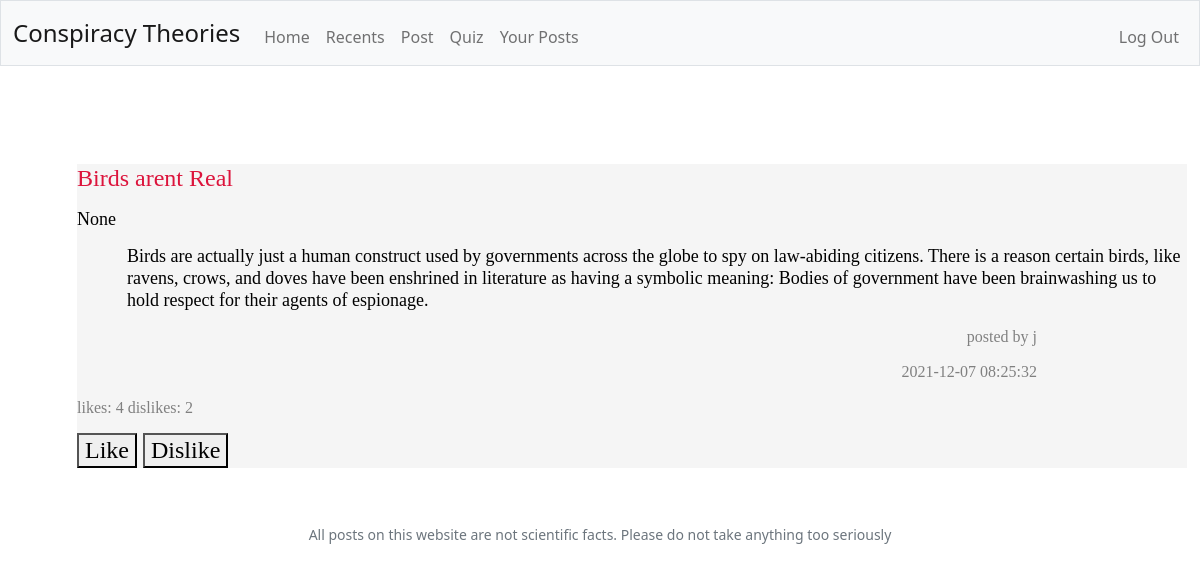
The app's page /recents (signed in), older data.
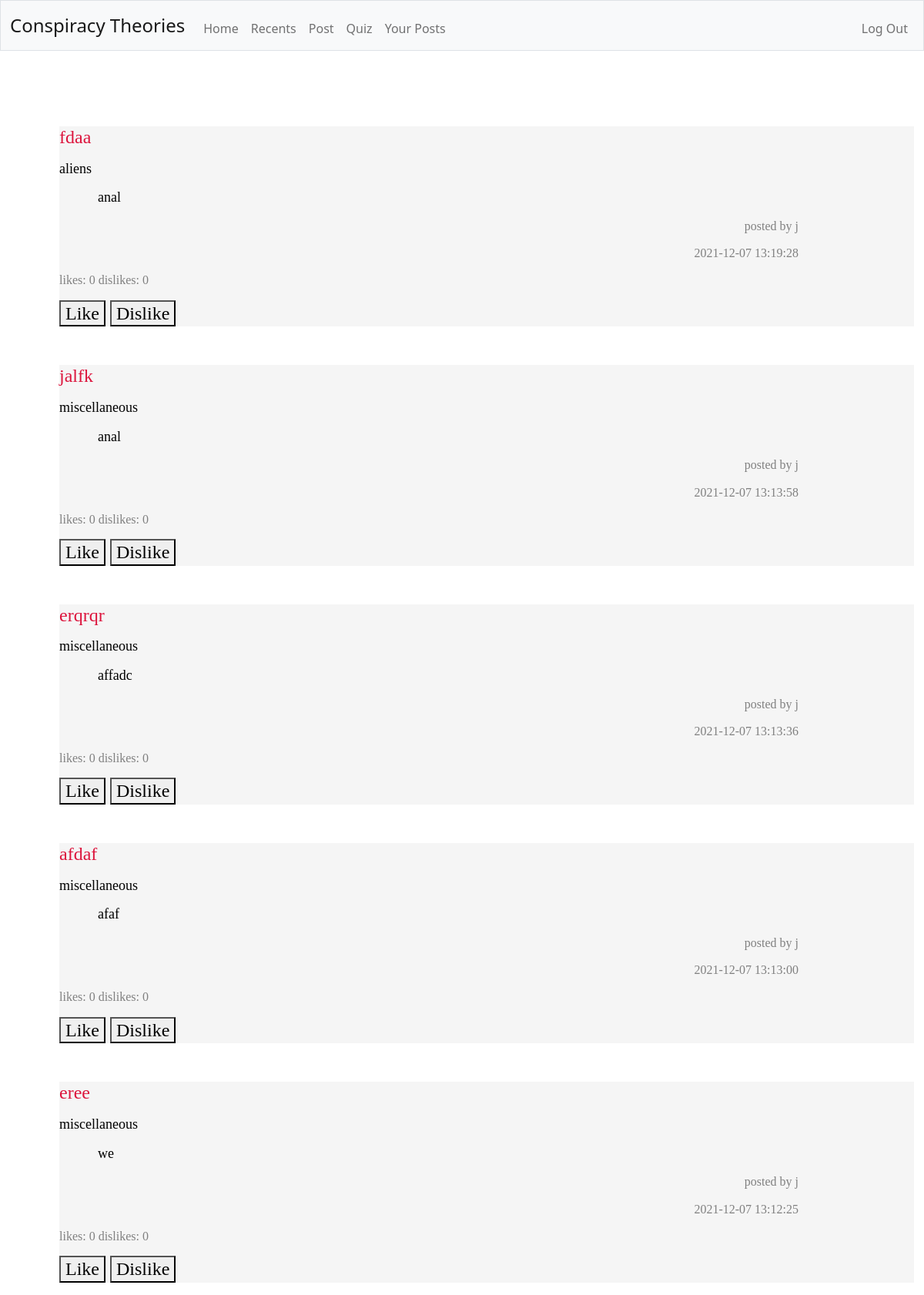
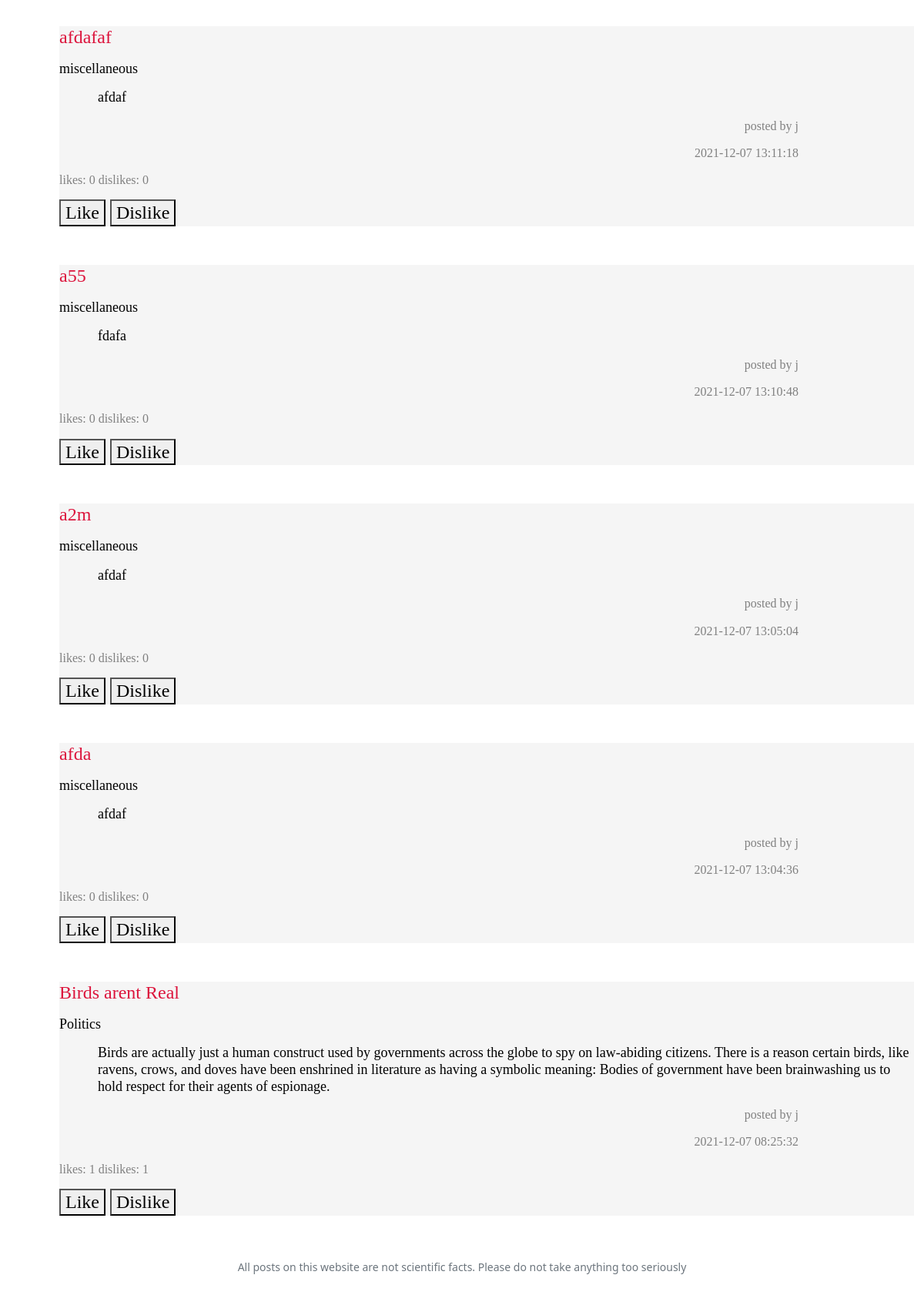
The same page, newer data (2 pictures, top to bottom).
### tables this page shows
CREATE TABLE 'theories' ('name' TEXT, 'user' TEXT, 'content' TEXT, 'upvotes' INTEGER DEFAULT 0 , 'downvotes' INTEGER DEFAULT 0 , date TEXT, id INTEGER, 'genre' TEXT DEFAULT NULL);

### app.py (the view, shortened to what this page needs)
@app.route("/recents", methods=["GET", "POST"])
@login_required
def recents ():
    data = db.execute("SELECT * FROM theories ORDER BY date DESC LIMIT 10")
    if request.method == "GET":
        return render_template("recents.html", data=data)

### app.py (called while the page is built)
@app.after_request
def after_request(response):
    response.headers["Cache-Control"] = "no-cache, no-store, must-revalidate"
    response.headers["Expires"] = 0
    response.headers["Pragma"] = "no-cache"
    return response

### helpers.py (called while the page is built)
def login_required(f):
    @wraps(f)
    def decorated_function(*args, **kwargs):
        if session.get("user_id") is None:
            return redirect("/login")
        return f(*args, **kwargs)
    return decorated_function

### templates/recents.html (shortened to what this page needs)
<!DOCTYPE html>
<html lang="en">
    <head>
        <link href="https://cdn.jsdelivr.net/npm/bootstrap@5.1.3/dist/css/bootstrap.min.css" rel="stylesheet">
        <link href="/static/styles.css" rel="stylesheet">
    </head>
    <body>
        <nav class="bg-light border navbar navbar-expand-md navbar-light">
            <div class="container-fluid">
                <a class="navbar-brand" href="/">Conspiracy Theories</a>
                <div class="collapse navbar-collapse" id="navbar">
                    {% if session["user_id"] %}
                        <ul class="navbar-nav me-auto mt-2">
                            <li class="nav-item"><a class="nav-link" href="/">Home</a></li>
                            <li class="nav-item"><a class="nav-link" href="/recents">Recents</a></li>
                            <li class="nav-item"><a class="nav-link" href="/post">Post</a></li>
                            <li class="nav-item"><a class="nav-link" href="/quiz">Quiz</a></li>
                            <li class="nav-item"><a class="nav-link" href="/your-posts">Your Posts</a></li>
                        </ul>
                        <ul class="navbar-nav ms-auto mt-2">
                            <li class="nav-item"><a class="nav-link" href="/logout">Log Out</a></li>
                        </ul>
                    {% else %}
                        <ul class="navbar-nav ms-auto mt-2">
                            <li class="nav-item"><a class="nav-link" href="/register">Register</a></li>
                            <li class="nav-item"><a class="nav-link" href="/login">Log In</a></li>
                        </ul>
                    {% endif %}
                </div>
            </div>
        </nav>
        <main class="container-fluid py-5 text-center">
            {% block main %}
                {% for post in data %}
                <div class="container">
                    <form class="grey" action="/recents" id="like" method="post">
                        <h1 name="title" id="title" class="leftAlign crimson">{{ post.name }}</p>
                        <p id="genre" class="black medium">{{ post.genre }}</p>
                        <p class="paragraph black">{{ post.content }}</p>
                        <p class="author darkgrey">posted by {{ post.user }}</p>
                        <p class="author darkgrey">{{ post.date }}</p>
                        <p class="votes darkgrey">likes: {{ post.upvotes }} dislikes: {{ post.downvotes }}</p>
                        <button type="submit" name="like" value="like">Like</button>
                        <button type="submit" name="dislike" value="dislike">Dislike</button>
                    </form>
                </div>
                {% endfor %}
            {% endblock %}
        </main>
        <footer class="mb-5 small text-center text-muted">
            All posts on this website are not scientific facts. Please do not take anything too seriously
        </footer>
    </body>
</html>

### static/styles.css (style rules this page uses)
nav .navbar-brand { font-size: x-large; }
.container { margin-left: 50px; margin-right: 50px; padding-left: 15px; padding-right: 15px; font-family: "Comic Sans MS", "Comic Sans", cursive; }
.author { text-align: right; font-size: medium; font-family: "Comic Sans MS", "Comic Sans", cursive; margin-right: 150px; }
.crimson { color: #DC143C; }
.paragraph { text-align: left; font-size: large; font-family: "Comic Sans MS", "Comic Sans", cursive; margin-left: 50px; }
.medium { font-size: large; }
.leftAlign { text-align: left; font-size: x-large; margin-top: 50px; font-family: "Comic Sans MS", "Comic Sans", cursive; }
.grey { background-color: #F5F5F5; }
.black { color:#000000 }
.darkgrey { color:#808080 }
.votes { font-size: medium; font-family: "Comic Sans MS", "Comic Sans", cursive; }
body { animation: fadeInAnimation ease 3s animation-iteration-count: 1; animation-fill-mode: forwards; }

Row changes from the older to the newer data that the page shows:
added theories: name "fdaa", genre "aliens", content "anal", user "j", date "2021-12-07 13:19:28", upvotes "0", downvotes "0"
added theories: name "jalfk", genre "miscellaneous", content "anal", user "j", date "2021-12-07 13:13:58", upvotes "0", downvotes "0"
added theories: name "erqrqr", genre "miscellaneous", content "affadc", user "j", date "2021-12-07 13:13:36", upvotes "0", downvotes "0"
added theories: name "afdaf", genre "miscellaneous", content "afaf", user "j", date "2021-12-07 13:13:00", upvotes "0", downvotes "0"
added theories: name "eree", genre "miscellaneous", content "we", user "j", date "2021-12-07 13:12:25", upvotes "0", downvotes "0"
added theories: name "afdafaf", genre "miscellaneous", content "afdaf", user "j", date "2021-12-07 13:11:18", upvotes "0", downvotes "0"
added theories: name "a55", genre "miscellaneous", content "fdafa", user "j", date "2021-12-07 13:10:48", upvotes "0", downvotes "0"
added theories: name "a2m", genre "miscellaneous", content "afdaf", user "j", date "2021-12-07 13:05:04", upvotes "0", downvotes "0"
added theories: name "afda", genre "miscellaneous", content "afdaf", user "j", date "2021-12-07 13:04:36", upvotes "0", downvotes "0"
changed theories "Birds arent Real": genre "None" → "Politics"; upvotes "4" → "1"; downvotes "2" → "1"
